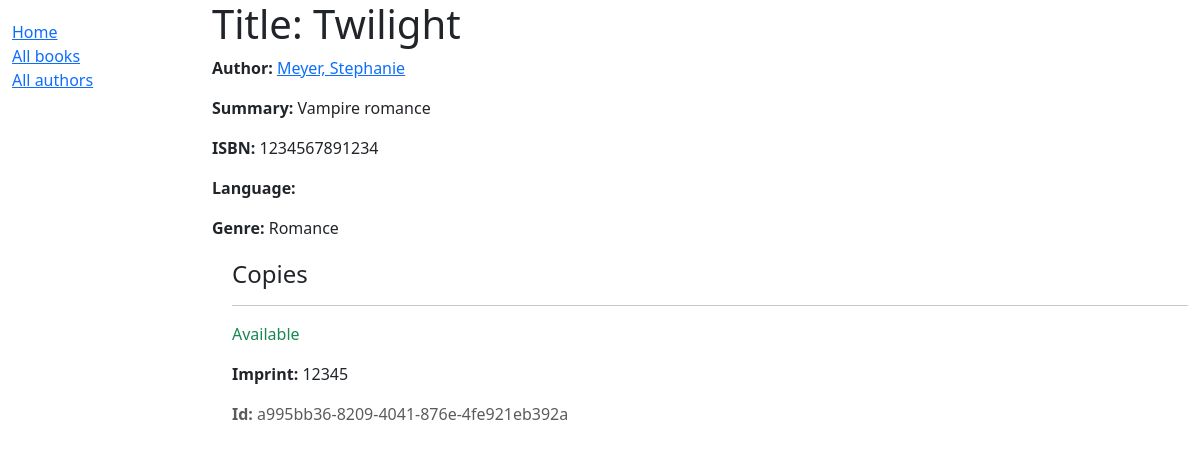
/catalog/book/1, run on the app's committed database.
### catalog/models.py (models this page shows, shortened)
class Book(models.Model):
    title = models.CharField(max_length=200)
    author = models.ForeignKey('Author', on_delete=models.RESTRICT, null=True)
    summary = models.TextField(
        max_length=1000, help_text="Enter a brief description of the book")
    isbn = models.CharField('ISBN', max_length=13,
                            unique=True,
                            help_text='13 Character <a href="https://www.isbn-international.org/content/what-isbn'
                                      '">ISBN number</a>')
    genre = models.ManyToManyField(
        Genre, help_text="Select a genre for this book")
    def display_genre(self):
        """Create a string for the Genre. This is required to display genre in Admin."""
        return ', '.join(genre.name for genre in self.genre.all()[:3])
    display_genre.short_description = 'Genre'

class Author(models.Model):
    first_name = models.CharField(max_length=100)
    last_name = models.CharField(max_length=100)
    date_of_birth = models.DateField(null=True, blank=True)
    date_of_death = models.DateField('Died', null=True, blank=True)
    class Meta:
        ordering = ['last_name', 'first_name']
    def __str__(self):
        return f'{self.last_name}, {self.first_name}'

class Genre(models.Model):
    name = models.CharField(
        max_length=200,
        unique=True,
        help_text="Enter a book genre (e.g. Science Fiction, French Poetry etc.)"
    )
    def __str__(self):
        return self.name
    class Meta:
        constraints = [
            UniqueConstraint(
                Lower('name'),
                name='genre_name_case_insensitive_unique',
                violation_error_message = "Genre already exists (case insensitive match)"
            ),
        ]

class BookInstance(models.Model):
    id = models.UUIDField(primary_key=True, default=uuid.uuid4,
                          help_text="Unique ID for this particular book across whole library")
    book = models.ForeignKey('Book', on_delete=models.RESTRICT, null=True)
    imprint = models.CharField(max_length=200)
    due_back = models.DateField(null=True, blank=True)
    LOAN_STATUS = (
        ('m', 'Maintenance'),
        ('o', 'On loan'),
        ('a', 'Available'),
        ('r', 'Reserved'),
    )
    status = models.CharField(
        max_length=1,
        choices=LOAN_STATUS,
        blank=True,
        default='m',
        help_text='Book availability',
    )
    class Meta:
        ordering = ['due_back']

### catalog/views.py (the view)
# urls.py: path('book/<int:pk>', views.BookDetailView.as_view(), name='book-detail'),
class BookDetailView(generic.DetailView):
    model = Book

### catalog/templates/catalog/book_detail.html (shortened to what this page needs)
{% extends "base_generic.html" %}
{% block content %}
  <h1>Title: {{ book.title }}</h1>
  <p><strong>Author:</strong> <a href="">{{ book.author }}</a></p>
  <p><strong>Summary:</strong> {{ book.summary }}</p>
  <p><strong>ISBN:</strong> {{ book.isbn }}</p>
  <p><strong>Language:</strong> {{ book.language }}</p>
  <p><strong>Genre:</strong> {{ book.genre.all|join:", " }}</p>
  <div style="margin-left:20px;margin-top:20px">
    <h4>Copies</h4>
    {% for copy in book.bookinstance_set.all %}
      <hr />
      <p
        class="{% if copy.status == 'a' %}text-success{% elif copy.status == 'm' %}text-danger{% else %}text-warning{% endif %}">
        {{ copy.get_status_display }}
      </p>
      <p><strong>Imprint:</strong> {{ copy.imprint }}</p>
      <p class="text-muted"><strong>Id:</strong> {{ copy.id }}</p>
    {% endfor %}
  </div>
{% endblock %}

### data on the page
Book: author "Meyer, Stephanie", summary "Vampire romance", isbn "1234567891234", genre.all "Romance"
BookInstance: status "Available", imprint "12345", id "a995bb36-8209-4041-876e-4fe921eb392a"
